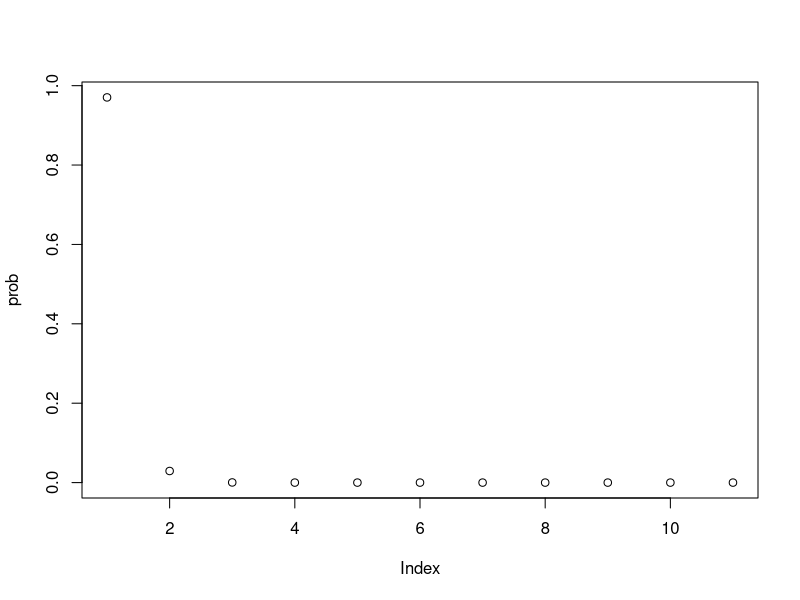

Write R code to recreate this figure.
## ---- chunk 1
x = 0:10
prob = dhyper(x, 30, 9970, 10)
print(prob)
plot(prob)
